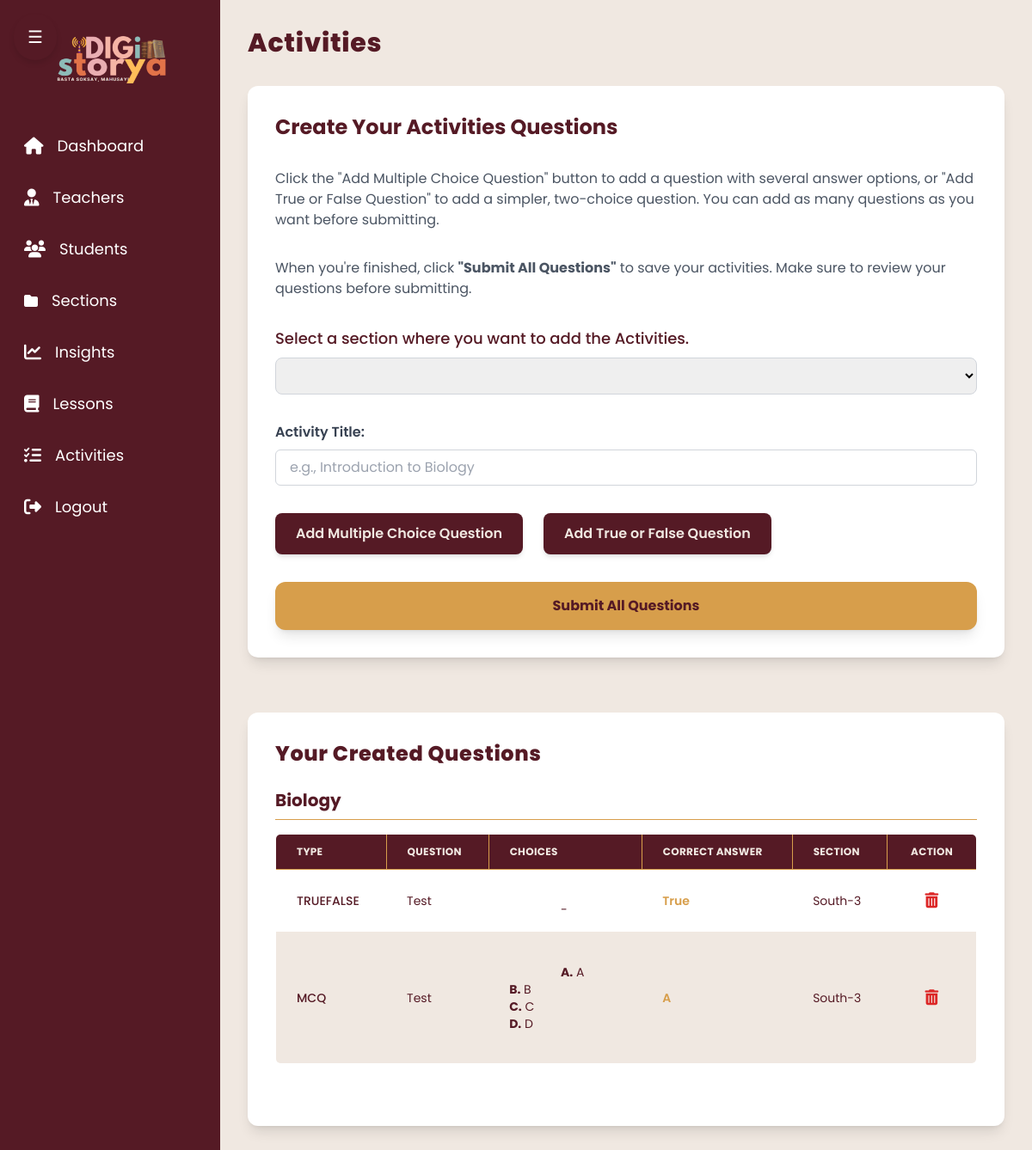
The page /views/admin/activities.php (signed in) on the database its author committed.
### tables this page shows
CREATE TABLE `activities` (
  `id` int(11) NOT NULL,
  `teacher_id` int(11) DEFAULT NULL,
  `question_type` varchar(50) DEFAULT NULL,
  `question_text` text DEFAULT NULL,
  `choices` text DEFAULT NULL,
  `correct_answer` text DEFAULT NULL,
  `created_at` timestamp NOT NULL DEFAULT current_timestamp(),
  `section_id` int(11) DEFAULT NULL,
  `title` varchar(100) NOT NULL
);

CREATE TABLE `section` (
  `id` int(11) NOT NULL,
  `section_name` varchar(100) NOT NULL
);

### views/admin/activities.php (the view, shortened to what this page needs)
<?php
require_once 'db_connection.php';
$sections_stmt = $conn->prepare("SELECT id, section_name FROM section");
$sections_stmt->execute();
$sections_result = $sections_stmt->get_result();
$sections = [];
while ($row = $sections_result->fetch_assoc()) {
    $sections[] = $row;
}
$stmt = $conn->prepare("
    SELECT a.*, s.section_name, t.email as teacher_email
    FROM activities a
    JOIN section s ON a.section_id = s.id
    LEFT JOIN teachers t ON a.teacher_id = t.id
    ORDER BY a.title ASC, a.created_at DESC
");
$stmt->execute();
$activities_result = $stmt->get_result();
$grouped_activities = [];
while ($row = $activities_result->fetch_assoc()) {
    $grouped_activities[$row['title']][] = $row;
}
?>
<!DOCTYPE html>
<html lang="en">
<head>
  <script src="https://cdn.tailwindcss.com"></script>
</head>
<body class="flex bg-[#f0e8e1] h-screen overflow-hidden">
<aside id="sidebar" class="sidebar w-64 bg-[#551a25] text-white fixed h-full overflow-y-auto z-40">
  <button id="toggleSidebar" class="sidebar-toggle-btn">☰</button>
  <div class="logo">
    <img src="../../images/logo.png" alt="Logo" class="logo-full w-36 h-36 mx-auto rounded-full transition-all duration-300">
  </div>
  <nav class="flex-1 px-4 space-y-2">
    <a href="dashboard.php" class="flex items-center gap-4 nav-item p-3 rounded-lg">
      <i class="fas fa-home text-xl"></i><span class="nav-text text-lg">Dashboard</span>
    </a>
    <a href="teachers.php" class="flex items-center gap-4 nav-item p-3 rounded-lg">
      <i class="fas fa-user-tie text-xl"></i><span class="nav-text text-lg">Teachers</span>
    </a>
    <a href="students.php" class="flex items-center gap-4 nav-item p-3 rounded-lg">
      <i class="fas fa-users text-xl"></i><span class="nav-text text-lg">Students</span>
    </a>
    <a href="section.php" class="flex items-center gap-4 nav-item p-3 rounded-lg">
      <i class="fas fa-folder"></i><span class="nav-text text-lg">Sections</span>
    </a>
    <a href="insights.php" class="flex items-center gap-4 nav-item p-3 rounded-lg">
      <i class="fas fa-chart-line text-xl"></i><span class="nav-text text-lg">Insights</span>
    </a>
    <a href="lessons.php" class="flex items-center gap-4 nav-item p-3 rounded-lg">
      <i class="fas fa-book text-xl"></i><span class="nav-text text-lg">Lessons</span>
    </a>
     <a href="activities.php" class="flex items-center gap-4 nav-item p-3 rounded-lg">
      <i class="fas fa-tasks text-xl"></i><span class="nav-text text-lg">Activities</span>
    </a>
    <a href="logout.php" class="flex items-center gap-4 nav-item p-3 rounded-lg mt-6">
      <i class="fas fa-sign-out-alt text-xl"></i><span class="nav-text text-lg">Logout</span>
    </a>
  </nav>
</aside>
<div id="mainContent" class="flex-1 ml-64 p-8 overflow-y-auto bg-[#f0e8e1]">
<h1 class="text-3xl font-extrabold mb-8 text-[#551a25] tracking-wide">Activities</h1>
<form method="POST" id="questionsForm" class="w-full max-w bg-white p-8 rounded-xl shadow-lg space-y-8 mx-auto">
 <h2 class="text-2xl font-bold text-[#551a25] mb-2">Create Your Activities Questions</h2>
<p class="text-gray-600 mb-6">
  Click the "Add Multiple Choice Question" button to add a question with several answer options, or "Add True or False Question" to add a simpler, two-choice question. You can add as many questions as you want before submitting.
</p>
<p class="text-gray-600 mb-6">
  When you're finished, click <strong>"Submit All Questions"</strong> to save your activities. Make sure to review your questions before submitting.
</p>
    <div class="mb-6">
  <label for="section_id" class="block text-lg font-medium text-[#551a25] mb-2">Select a section where you want to add the Activities.</label>
  <select name="section_id" id="section_id" required class="w-full border border-gray-300 rounded-lg px-4 py-2 focus:outline-none focus:ring-2 focus:ring-[#d79e4b]">
    <option value=""></option>
    <?php foreach ($sections as $section): ?>
      <option value="<?= htmlspecialchars($section['id']) ?>"><?= htmlspecialchars($section['section_name']) ?></option>
    <?php endforeach; ?>
  </select>
</div>
<div class="mb-4">
  <label for="title" class="block text-gray-700 font-semibold mb-2">
    Activity Title:
  </label>
  <input
    type="text"
    id="title"
    name="title"
    required
    placeholder="e.g., Introduction to Biology"
    class="w-full px-4 py-2 border border-gray-300 rounded-md focus:outline-none focus:ring-2 focus:ring-blue-500 focus:border-blue-500 placeholder-gray-400 transition"
  />
</div>
  <div class="flex gap-6 flex-wrap items-center">
    <button
      type="button"
      onclick="addQuestion('mcq')"
      class="bg-[#551a25] text-[#f0e8e1] px-6 py-3 rounded-lg font-semibold shadow-md hover:bg-[#44141e] focus:outline-none focus:ring-2 focus:ring-[#d79e4b] transition-colors duration-300"
      aria-label="Add multiple choice question"
    >
      Add Multiple Choice Question
    </button>
    <button
      type="button"
      onclick="addQuestion('truefalse')"
      class="bg-[#551a25] text-[#f0e8e1] px-6 py-3 rounded-lg font-semibold shadow-md hover:bg-[#44141e] focus:outline-none focus:ring-2 focus:ring-[#d79e4b] transition-colors duration-300"
      aria-label="Add true or false question"
    >
      Add True or False Question
    </button>
  </div>
  <button
    type="submit"
    class="bg-[#d79e4b] text-[#551a25] font-bold px-8 py-4 rounded-xl shadow-lg hover:bg-[#b38339] focus:outline-none focus:ring-4 focus:ring-[#d79e4b] transition-colors duration-300 w-full mt-8"
  >
    Submit All Questions
  </button>
</form>
<section class="mt-16 max-w bg-white p-8 rounded-xl shadow-lg overflow-x-auto">
  <h2 class="text-2xl font-extrabold mb-6 text-[#551a25] tracking-wide">Your Created Questions</h2>
  <?php if (empty($grouped_activities)): ?>
    <p class="text-[#551a25] opacity-80">You haven't created any questions yet.</p>
  <?php else: ?>
    <?php foreach ($grouped_activities as $title => $questions): ?>
      <h3 class="text-xl font-bold mb-4 text-[#551a25] border-b border-[#d79e4b] pb-2"><?= htmlspecialchars($title) ?></h3>
      <table class="min-w-full text-sm text-left border border-[#d79e4b] rounded-md overflow-hidden mb-10">
        <thead class="bg-[#551a25] text-[#f0e8e1] uppercase tracking-wide text-xs">
          <tr>
            <th class="px-6 py-3 border border-[#d79e4b]">Type</th>
            <th class="px-6 py-3 border border-[#d79e4b]">Question</th>
            <th class="px-6 py-3 border border-[#d79e4b]">Choices</th>
            <th class="px-6 py-3 border border-[#d79e4b]">Correct Answer</th>
            <th class="px-6 py-3 border border-[#d79e4b]">Section</th>
            <th class="px-6 py-3 border border-[#d79e4b] text-center">Action</th>
          </tr>
        </thead>
        <tbody class="bg-white divide-y divide-[#f0e8e1]">
          <?php foreach ($questions as $q): ?>
            <tr class="even:bg-[#f0e8e1] odd:bg-white border-t hover:bg-gray-100 transition">
              <td class="px-6 py-4 text-[#551a25] font-medium"><?= strtoupper(htmlspecialchars($q['question_type'])) ?></td>
              <td class="px-6 py-4 text-[#551a25]"><?= htmlspecialchars($q['question_text']) ?></td>
              <td class="px-6 py-4 text-[#551a25] whitespace-pre-wrap">
                <?php
                if ($q['question_type'] === 'mcq' && $q['choices']) {
                  $choices_arr = json_decode($q['choices'], true);
                  if (is_array($choices_arr)) {
                    foreach ($choices_arr as $key => $choice) {
                      echo "<strong>$key.</strong> " . htmlspecialchars($choice) . "<br>";
                    }
                  }
                } else {
                  echo '-';
                }
                ?>
              </td>
              <td class="px-6 py-4 font-semibold text-[#d79e4b]"><?= htmlspecialchars($q['correct_answer']) ?></td>
              <td class="px-6 py-4 text-[#551a25]"><?= htmlspecialchars($q['section_name']) ?></td>
              <td class="px-6 py-4 text-center">
                <a href="activities.php?delete=<?= $q['id'] ?>" class="text-red-600 hover:text-red-800 delete-link" title="Delete">
                  <i class="fas fa-trash-alt text-lg"></i>
                </a>
              </td>
            </tr>
          <?php endforeach; ?>
        </tbody>
      </table>
    <?php endforeach; ?>
  <?php endif; ?>
</section>
</body>
</html>

### views/admin/activities.php (style rules this page uses)
body { font-family: 'Poppins', sans-serif; }
.sidebar { transition: width 0.3s ease; }
.nav-item { transition: all 0.2s ease; }
.sidebar-toggle-btn { position: absolute; top: 1rem; left: 1rem; z-index: 50; background-color: #551a25; color: white; padding: 0.75rem 1rem; border-radius: 9999px; font-size: 1.25rem; box-shadow: 0 4px 6px rgba(0,0,0,0.1); transition: all 0.3s ease; }
#mainContent { animation: fadeInUp 0.5s ease-in-out; }

### rows shown on the page
activities: question_type "TRUEFALSE", question_text "Test", correct_answer "True", section.section_name "South-3"
activities: question_type "MCQ", question_text "Test", key "A", choices "A", key "B", choices "B", key "C", choices "C", key "D", choices "D", correct_answer "A", section.section_name "South-3"

### other values the page prints
$title "Biology"
